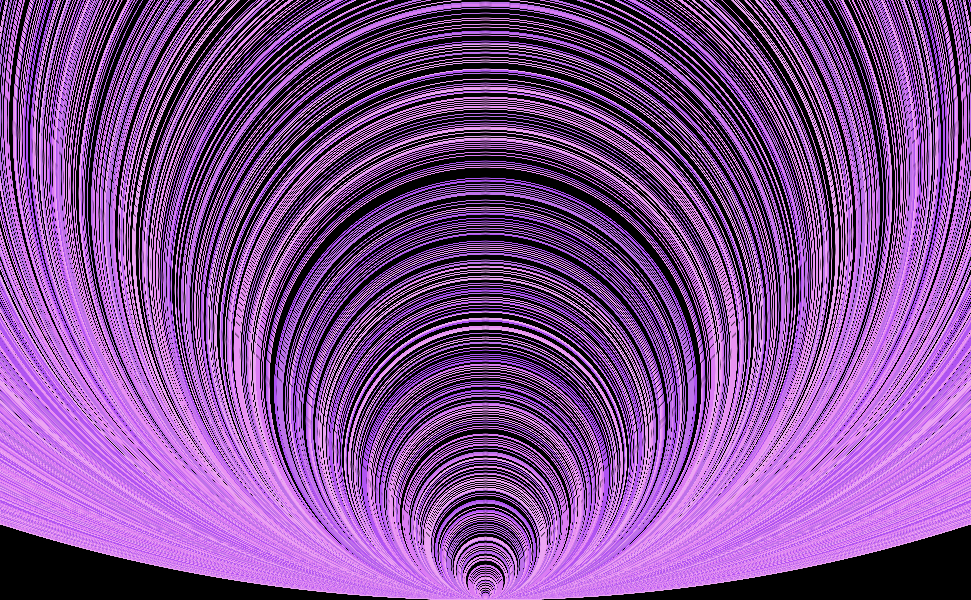
Frame 1 (no input)
Frame 60 (no input): identical to frame 1, image omitted
Frame 120 (the mouse pressed at the canvas centre since frame 60): identical to frame 1, image omitted

The p5.js sketch that drew this single still picture (run headless with seeded random() and noise() and a simulated clock; from frame 60 on, the mouse is pressed at the canvas centre):

// p5.js sketch
// ── sketch.js
function setup() {
  pixelDensity(14);
  createCanvas(971, 600);
  background(0)
  // colorMode(HSB);
  
  primes = calculatePrimes(10000);
  
  print(primes);
  
  noFill();
  strokeWeight(1)
  // smooth();
  
  for (let i = 0; i < primes.length; i++) {
    let size = primes[i];
    size = int(size / PI);
    chooseColour(size);
    circle(width/2, height - size/2, size);
    // if(size > height) {
    //   break;
    // }
  }
}

function chooseColour(n) {

  switch(n % 10) {
    case 1:
      stroke("#EBA5F3");
      break;
    case 3:
      stroke("#E892F2");
      break;
    case 5:
      stroke("#DB7CF3");
      break;
    case 7:
      stroke("#BD72E9");
      break;
    case 9:
      stroke("#B054F2");
    break;
  }

}

function draw() {


}

function calculatePrimes(n) {
    // Eratosthenes algorithm to find all primes under n
    var array = [], upperLimit = Math.sqrt(n), output = [];

    // Make an array from 2 to (n - 1)
    for (var i = 0; i < n; i++) {
        array.push(true);
    }

    // Remove multiples of primes starting from 2, 3, 5,...
    for (var i = 2; i <= upperLimit; i++) {
        if (array[i]) {
            for (var j = i * i; j < n; j += i) {
                array[j] = false;
            }
        }
    }

    // All array[i] set to true are primes
    for (var i = 2; i < n; i++) {
        if(array[i]) {
            output.push(i);
        }
    }

    return output;
};
